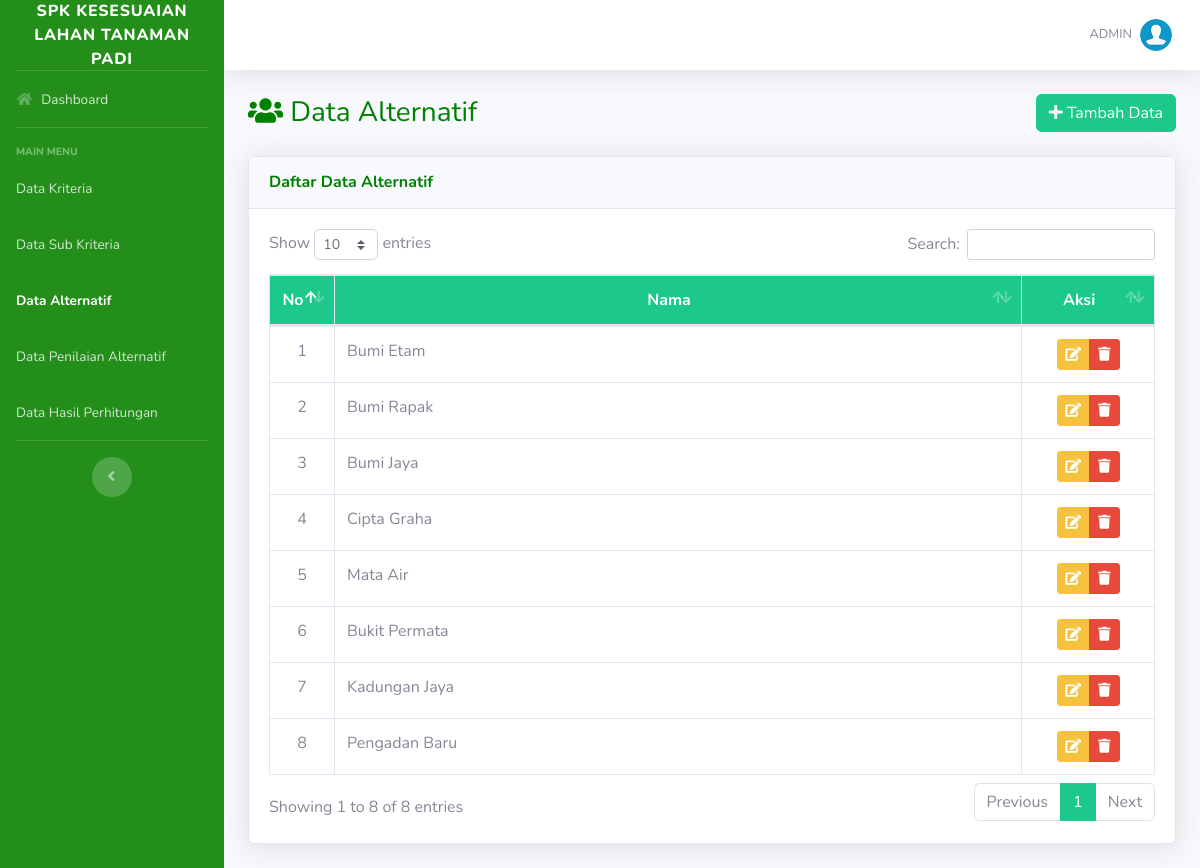
The page /list-alternatif.php (signed in) on the database its author committed.
### tables this page shows
CREATE TABLE `alternatif` (
  `id_alternatif` int(11) NOT NULL,
  `nama` varchar(100) NOT NULL
);

### list-alternatif.php (the view, shortened to what this page needs)
<?php require_once('includes/init.php'); ?>
<?php
require_once('template/header.php');
?>
<div class="d-sm-flex align-items-center justify-content-between mb-4">
    <h1 class="h3 mb-0 green-icon"><i class="fas fa-fw fa-users"></i> Data Alternatif</h1>
    <a href="tambah-alternatif.php" class="btn btn-success"> <i class="fa fa-plus"></i> Tambah Data </a>
</div>
<div class="card shadow mb-4">
    <div class="card-header py-3">
        <h6 class="m-0 font-weight-bold green-icon">Daftar Data Alternatif</h6>
    </div>
    <div class="card-body">
		<div class="table-responsive">
			<table class="table table-bordered" id="dataTable" width="100%" cellspacing="0">
				<thead class="bg-success text-white">
					<tr align="center">
						<th width="5%">No</th>
						<th>Nama</th>
						<th width="15%">Aksi</th>
					</tr>
				</thead>
				<tbody>
				<?php
				$no=0;
				$query = mysqli_query($koneksi,"SELECT * FROM alternatif");
				while($data = mysqli_fetch_array($query)):
				$no++;
				?>
					<tr align="center">
						<td><?php echo $no; ?></td>
						<td align="left"><?php echo $data['nama']; ?></td>
						<td>
							<div class="btn-group" role="group">
								<a data-toggle="tooltip" data-placement="bottom" title="Edit Data" href="edit-alternatif.php?id=<?php echo $data['id_alternatif']; ?>" class="btn btn-warning btn-sm"><i class="fa fa-edit"></i></a>
								<a  data-toggle="tooltip" data-placement="bottom" title="Hapus Data" href="hapus-alternatif.php?id=<?php echo $data['id_alternatif']; ?>" onclick="return confirm ('Apakah anda yakin untuk meghapus data ini')" class="btn btn-danger btn-sm"><i class="fa fa-trash"></i></a>
							</div>
						</td>
					</tr>
				<?php endwhile; ?>
				</tbody>
			</table>
		</div>
	</div>
</div>
<?php
require_once('template/footer.php');
?>

### template/header.php (style rules this page uses)
.green-icon { color: green; }

### rows shown on the page
alternatif: nama "Bumi Etam"
alternatif: nama "Bumi Rapak"
alternatif: nama "Bumi Jaya"
alternatif: nama "Cipta Graha"
alternatif: nama "Mata Air"
alternatif: nama "Bukit Permata"
alternatif: nama "Kadungan Jaya"
alternatif: nama "Pengadan Baru"

### other values the page prints
$_SESSION['username'] "ADMIN"
